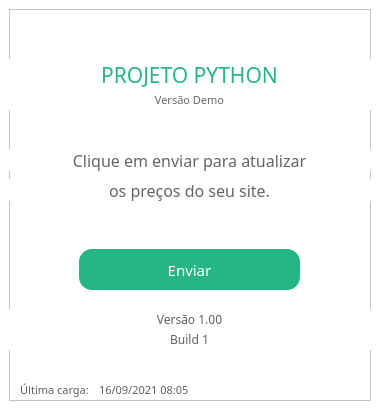
<?xml version="1.0" encoding="UTF-8"?>
<ui version="4.0">
 <class>SWCloud</class>
 <widget class="QMainWindow" name="SWCloud">
  <property name="geometry">
   <rect>
    <x>0</x>
    <y>0</y>
    <width>380</width>
    <height>410</height>
   </rect>
  </property>
  <property name="minimumSize">
   <size>
    <width>380</width>
    <height>410</height>
   </size>
  </property>
  <property name="maximumSize">
   <size>
    <width>380</width>
    <height>410</height>
   </size>
  </property>
  <property name="cursor">
   <cursorShape>ArrowCursor</cursorShape>
  </property>
  <property name="windowTitle">
   <string>SWCloud</string>
  </property>
  <property name="windowIcon">
   <iconset>
    <normaloff>SWCloud.ico</normaloff>SWCloud.ico</iconset>
  </property>
  <property name="styleSheet">
   <string notr="true">background-color: rgb(255, 255, 255);</string>
  </property>
  <widget class="QWidget" name="centralwidget">
   <property name="minimumSize">
    <size>
     <width>380</width>
     <height>410</height>
    </size>
   </property>
   <property name="maximumSize">
    <size>
     <width>380</width>
     <height>410</height>
    </size>
   </property>
   <layout class="QGridLayout" name="gridLayout">
    <item row="0" column="0">
     <widget class="QFrame" name="frame">
      <property name="maximumSize">
       <size>
        <width>500</width>
        <height>500</height>
       </size>
      </property>
      <property name="styleSheet">
       <string notr="true">background-color: rgb(255, 255, 255);</string>
      </property>
      <property name="frameShape">
       <enum>QFrame::StyledPanel</enum>
      </property>
      <property name="frameShadow">
       <enum>QFrame::Raised</enum>
      </property>
      <widget class="QPushButton" name="btnEnviar">
       <property name="geometry">
        <rect>
         <x>70</x>
         <y>240</y>
         <width>221</width>
         <height>41</height>
        </rect>
       </property>
       <property name="maximumSize">
        <size>
         <width>250</width>
         <height>250</height>
        </size>
       </property>
       <property name="font">
        <font>
         <family>Montserrat Medium</family>
         <pointsize>11</pointsize>
        </font>
       </property>
       <property name="focusPolicy">
        <enum>Qt::StrongFocus</enum>
       </property>
       <property name="styleSheet">
        <string notr="true">QPushButton{
border-radius: 13px;
background-color:  rgb(38,182,131);
border-style: outset;
color: rgb(255,255,255);
}
QPushButton:hover{
background-color:  rgb(21,180,140);
}
QPushButton:pressed {	
   background-color: rgb(255, 255, 255);
   color: rgb(38, 182, 131);
   border-color:  rgb(38, 182, 131);
   border-radius: 12px;
   border-style: outset;
   border-width: 2px;
}</string>
       </property>
       <property name="text">
        <string>Enviar</string>
       </property>
      </widget>
      <widget class="QLabel" name="versao">
       <property name="geometry">
        <rect>
         <x>-10</x>
         <y>300</y>
         <width>381</width>
         <height>21</height>
        </rect>
       </property>
       <property name="font">
        <font>
         <family>Montserrat Medium</family>
         <pointsize>9</pointsize>
         <weight>50</weight>
         <bold>false</bold>
        </font>
       </property>
       <property name="styleSheet">
        <string notr="true">color: rgb(96,96,96)</string>
       </property>
       <property name="text">
        <string>Versão 1.00</string>
       </property>
       <property name="alignment">
        <set>Qt::AlignCenter</set>
       </property>
      </widget>
      <widget class="QLabel" name="build">
       <property name="geometry">
        <rect>
         <x>-10</x>
         <y>320</y>
         <width>381</width>
         <height>21</height>
        </rect>
       </property>
       <property name="font">
        <font>
         <family>Montserrat Medium</family>
         <pointsize>9</pointsize>
         <weight>50</weight>
         <bold>false</bold>
        </font>
       </property>
       <property name="styleSheet">
        <string notr="true">color: rgb(96,96,96)</string>
       </property>
       <property name="text">
        <string>Build 1</string>
       </property>
       <property name="alignment">
        <set>Qt::AlignCenter</set>
       </property>
      </widget>
      <widget class="QLabel" name="projeto_Python">
       <property name="geometry">
        <rect>
         <x>-10</x>
         <y>50</y>
         <width>381</width>
         <height>31</height>
        </rect>
       </property>
       <property name="font">
        <font>
         <family>Montserrat SemiBold</family>
         <pointsize>16</pointsize>
        </font>
       </property>
       <property name="layoutDirection">
        <enum>Qt::LeftToRight</enum>
       </property>
       <property name="styleSheet">
        <string notr="true">	color: rgb(38, 182, 131);</string>
       </property>
       <property name="text">
        <string>PROJETO PYTHON</string>
       </property>
       <property name="alignment">
        <set>Qt::AlignCenter</set>
       </property>
      </widget>
      <widget class="QLabel" name="versao_Demo">
       <property name="geometry">
        <rect>
         <x>-10</x>
         <y>80</y>
         <width>381</width>
         <height>21</height>
        </rect>
       </property>
       <property name="font">
        <font>
         <family>Montserrat Light</family>
         <pointsize>8</pointsize>
         <weight>50</weight>
         <bold>false</bold>
        </font>
       </property>
       <property name="layoutDirection">
        <enum>Qt::LeftToRight</enum>
       </property>
       <property name="styleSheet">
        <string notr="true">color: rgb(101,101,101)</string>
       </property>
       <property name="text">
        <string>Versão Demo</string>
       </property>
       <property name="alignment">
        <set>Qt::AlignCenter</set>
       </property>
      </widget>
      <widget class="QLabel" name="texto">
       <property name="geometry">
        <rect>
         <x>-10</x>
         <y>140</y>
         <width>381</width>
         <height>22</height>
        </rect>
       </property>
       <property name="font">
        <font>
         <family>Montserrat Medium</family>
         <pointsize>12</pointsize>
         <weight>50</weight>
         <bold>false</bold>
        </font>
       </property>
       <property name="layoutDirection">
        <enum>Qt::LeftToRight</enum>
       </property>
       <property name="styleSheet">
        <string notr="true">color: rgb(101,101,101)</string>
       </property>
       <property name="text">
        <string>Clique em enviar para atualizar</string>
       </property>
       <property name="alignment">
        <set>Qt::AlignCenter</set>
       </property>
      </widget>
      <widget class="QLabel" name="texto2">
       <property name="geometry">
        <rect>
         <x>-10</x>
         <y>170</y>
         <width>381</width>
         <height>22</height>
        </rect>
       </property>
       <property name="font">
        <font>
         <family>Montserrat Medium</family>
         <pointsize>12</pointsize>
         <weight>50</weight>
         <bold>false</bold>
        </font>
       </property>
       <property name="layoutDirection">
        <enum>Qt::LeftToRight</enum>
       </property>
       <property name="styleSheet">
        <string notr="true">color: rgb(101,101,101)</string>
       </property>
       <property name="text">
        <string>os preços do seu site.</string>
       </property>
       <property name="alignment">
        <set>Qt::AlignCenter</set>
       </property>
      </widget>
      <widget class="QLabel" name="ultimaCarga">
       <property name="geometry">
        <rect>
         <x>0</x>
         <y>370</y>
         <width>91</width>
         <height>21</height>
        </rect>
       </property>
       <property name="font">
        <font>
         <family>Montserrat Medium</family>
         <pointsize>8</pointsize>
         <weight>50</weight>
         <bold>false</bold>
        </font>
       </property>
       <property name="styleSheet">
        <string notr="true">color: rgb(96, 96, 96);
background-color: transparent;</string>
       </property>
       <property name="text">
        <string>Última carga:</string>
       </property>
       <property name="alignment">
        <set>Qt::AlignCenter</set>
       </property>
      </widget>
      <widget class="QLabel" name="dateCarga">
       <property name="geometry">
        <rect>
         <x>90</x>
         <y>370</y>
         <width>271</width>
         <height>21</height>
        </rect>
       </property>
       <property name="font">
        <font>
         <family>Montserrat Medium</family>
         <pointsize>8</pointsize>
         <weight>50</weight>
         <bold>false</bold>
        </font>
       </property>
       <property name="styleSheet">
        <string notr="true">color: rgb(96, 96, 96);
background-color: transparent;</string>
       </property>
       <property name="text">
        <string>16/09/2021 08:05</string>
       </property>
       <property name="alignment">
        <set>Qt::AlignLeading|Qt::AlignLeft|Qt::AlignVCenter</set>
       </property>
      </widget>
      <zorder>btnEnviar</zorder>
      <zorder>versao</zorder>
      <zorder>build</zorder>
      <zorder>versao_Demo</zorder>
      <zorder>projeto_Python</zorder>
      <zorder>texto</zorder>
      <zorder>texto2</zorder>
      <zorder>ultimaCarga</zorder>
      <zorder>dateCarga</zorder>
     </widget>
    </item>
   </layout>
  </widget>
 </widget>
 <tabstops>
  <tabstop>btnEnviar</tabstop>
 </tabstops>
 <resources/>
 <connections/>
</ui>
